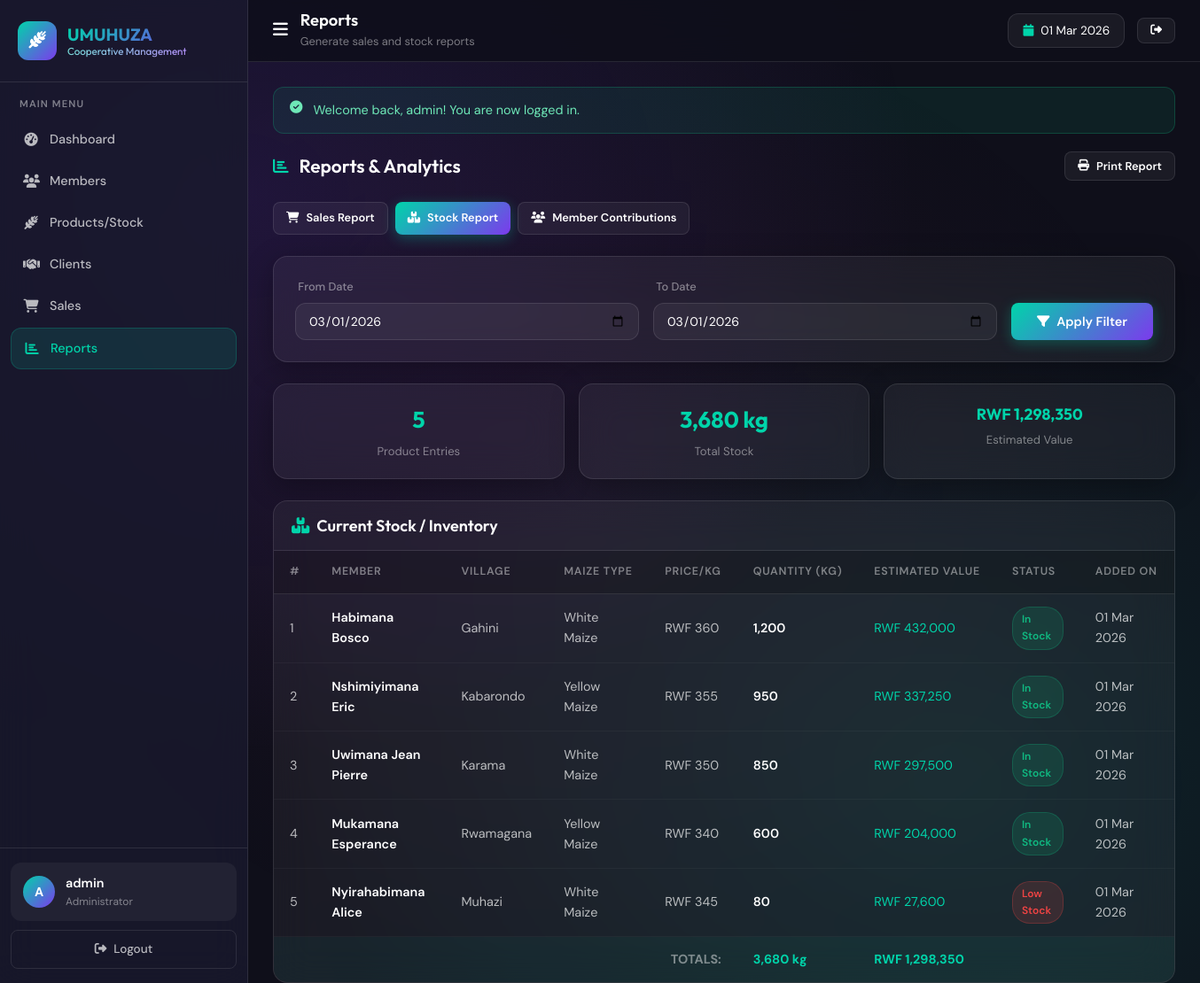
Page /reports.php?report=stock&date_from=2026-03-01&date_to=2026-03-01 (signed in) on the committed database.
### tables this page shows
CREATE TABLE IF NOT EXISTS products (
    id         INT PRIMARY KEY AUTO_INCREMENT,
    member_id  INT NOT NULL,
    quantity   DECIMAL(10,2) NOT NULL DEFAULT 0,    
    price      DECIMAL(10,2) NOT NULL,               
    type       VARCHAR(50) NOT NULL,                 
    created_at TIMESTAMP DEFAULT CURRENT_TIMESTAMP,
    FOREIGN KEY (member_id) REFERENCES members(id) ON DELETE CASCADE
);

CREATE TABLE IF NOT EXISTS members (
    id         INT PRIMARY KEY AUTO_INCREMENT,
    name       VARCHAR(100) NOT NULL,
    phone      VARCHAR(20) NOT NULL,
    village    VARCHAR(100) NOT NULL,
    join_date  DATE NOT NULL,
    created_at TIMESTAMP DEFAULT CURRENT_TIMESTAMP
);

### config.php (called while the page is built, shortened)
<?php
function clean($str) {
    return htmlspecialchars(trim($str), ENT_QUOTES, 'UTF-8');
}
function formatCurrency($amount) {
    return 'RWF ' . number_format($amount, 0, '.', ',');
}
function formatDate($date) {
    return date('d M Y', strtotime($date));
}

### reports.php (the view, shortened to what this page needs)
<?php
require_once 'config.php';
$db = getDB();
$report_type = $_GET['report'] ?? 'sales';
$date_from   = $_GET['date_from'] ?? date('Y-m-01');
$date_to     = $_GET['date_to']   ?? date('Y-m-d');
$sales_where = "WHERE s.sale_date BETWEEN ? AND ?";
$sales_params = [$date_from, $date_to];
$sales_data = $db->prepare("
    SELECT s.*, c.name as client_name, c.location as client_location,
           p.type as product_type, p.price as unit_price,
           m.name as member_name, m.village
    FROM sales s
    JOIN clients c ON s.client_id = c.id
    JOIN products p ON s.product_id = p.id
    JOIN members m ON p.member_id = m.id
    $sales_where
    ORDER BY s.sale_date DESC
");
$sales_data->execute($sales_params);
$sales_data = $sales_data->fetchAll();
$sales_summary = $db->prepare("
    SELECT COUNT(*) as count, COALESCE(SUM(s.total),0) as revenue, COALESCE(SUM(s.quantity),0) as qty
    FROM sales s JOIN products p ON s.product_id=p.id $sales_where
");
$sales_summary->execute($sales_params);
$sales_summary = $sales_summary->fetch();
$stock_data = $db->query("
    SELECT p.*, m.name as member_name, m.village,
           (p.quantity * p.price) as value
    FROM products p
    JOIN members m ON p.member_id = m.id
    ORDER BY p.quantity DESC
")->fetchAll();
$stock_totals = $db->query("
    SELECT COUNT(*) as count,
           COALESCE(SUM(quantity),0) as total_qty,
           COALESCE(SUM(quantity*price),0) as total_value
    FROM products
")->fetch();
include 'includes/header.php';
?>
<div class="section-header">
    <div class="section-title">
        <i class="fas fa-chart-bar"></i>
        <h2>Reports & Analytics</h2>
    </div>
    <div class="section-actions no-print">
        <button onclick="window.print()" class="btn btn-secondary btn-sm">
            <i class="fas fa-print"></i> Print Report
        </button>
    </div>
</div>
<div style="display:flex;gap:8px;margin-bottom:24px;" class="no-print">
    <a href="?report=sales&date_from=<?= $date_from ?>&date_to=<?= $date_to ?>"
       class="btn btn-sm <?= $report_type==='sales' ? 'btn-primary' : 'btn-secondary' ?>">
        <i class="fas fa-cart-shopping"></i> Sales Report
    </a>
    <a href="?report=stock&date_from=<?= $date_from ?>&date_to=<?= $date_to ?>"
       class="btn btn-sm <?= $report_type==='stock' ? 'btn-primary' : 'btn-secondary' ?>">
        <i class="fas fa-boxes-stacked"></i> Stock Report
    </a>
    <a href="?report=members&date_from=<?= $date_from ?>&date_to=<?= $date_to ?>"
       class="btn btn-sm <?= $report_type==='members' ? 'btn-primary' : 'btn-secondary' ?>">
        <i class="fas fa-users"></i> Member Contributions
    </a>
</div>
<div class="report-filter-card glass-card no-print">
    <form method="GET">
        <div class="filter-row">
            <div class="filter-group">
                <label><i class="fas fa-calendar-start"></i> From Date</label>
                <input type="date" name="date_from" value="<?= $date_from ?>">
            </div>
            <div class="filter-group">
                <label><i class="fas fa-calendar-end"></i> To Date</label>
                <input type="date" name="date_to" value="<?= $date_to ?>">
            </div>
            <div class="filter-group" style="flex:0;">
                <label>&nbsp;</label>
                <button type="submit" class="btn btn-primary" style="width:100%;white-space:nowrap;">
                    <i class="fas fa-filter"></i> Apply Filter
                </button>
            </div>
        </div>
    </form>
</div>
<?php if ($report_type === 'sales'): ?>
<div class="report-summary-grid">
    <div class="summary-stat glass-card">
        <div class="value"><?= number_format($sales_summary['count']) ?></div>
        <div class="label">Total Transactions</div>
    </div>
    <div class="summary-stat glass-card">
        <div class="value"><?= number_format($sales_summary['qty'],0) ?> kg</div>
        <div class="label">Total Quantity Sold</div>
    </div>
    <div class="summary-stat glass-card">
        <div class="value" style="font-size:1.2rem;"><?= formatCurrency($sales_summary['revenue']) ?></div>
        <div class="label">Total Revenue</div>
    </div>
</div>
<div class="table-container">
    <div style="padding:16px 20px;border-bottom:1px solid var(--glass-border);display:flex;align-items:center;justify-content:space-between;">
        <h3 style="display:flex;align-items:center;gap:8px;"><i class="fas fa-cart-shopping" style="color:var(--primary-accent)"></i> Sales Transactions</h3>
        <span style="font-size:0.82rem;color:var(--text-muted);"><?= date('d M Y', strtotime($date_from)) ?> — <?= date('d M Y', strtotime($date_to)) ?></span>
    </div>
    <table class="data-table">
        <thead>
            <tr>
                <th>#</th>
                <th>Client</th>
                <th>Location</th>
                <th>Product Type</th>
                <th>Member</th>
                <th>Qty (kg)</th>
                <th>Unit Price</th>
                <th>Total</th>
                <th>Date</th>
            </tr>
        </thead>
        <tbody>
            <?php if (!empty($sales_data)): ?>
            <?php foreach ($sales_data as $i => $s): ?>
            <tr>
                <td><?= $i + 1 ?></td>
                <td><strong><?= clean($s['client_name']) ?></strong></td>
                <td><?= clean($s['client_location']) ?></td>
                <td><span class="badge badge-info"><?= clean($s['product_type']) ?></span></td>
                <td><?= clean($s['member_name']) ?></td>
                <td><?= number_format($s['quantity'], 0) ?></td>
                <td><?= formatCurrency($s['unit_price']) ?></td>
                <td style="color:var(--primary-accent);font-weight:700;"><?= formatCurrency($s['total']) ?></td>
                <td><?= formatDate($s['sale_date']) ?></td>
            </tr>
            <?php endforeach; ?>
            <tr style="background:rgba(0,212,170,0.05);font-weight:700;">
                <td colspan="5" style="text-align:right;color:var(--text-muted);">TOTALS:</td>
                <td style="color:var(--primary-accent);"><?= number_format($sales_summary['qty'],0) ?> kg</td>
                <td>—</td>
                <td style="color:var(--primary-accent);"><?= formatCurrency($sales_summary['revenue']) ?></td>
                <td></td>
            </tr>
            <?php else: ?>
            <tr><td colspan="9" style="text-align:center;padding:40px;color:var(--text-muted);">No sales found for the selected period.</td></tr>
            <?php endif; ?>
        </tbody>
    </table>
</div>
<?php elseif ($report_type === 'stock'): ?>
<div class="report-summary-grid">
    <div class="summary-stat glass-card">
        <div class="value"><?= $stock_totals['count'] ?></div>
        <div class="label">Product Entries</div>
    </div>
    <div class="summary-stat glass-card">
        <div class="value"><?= number_format($stock_totals['total_qty'],0) ?> kg</div>
        <div class="label">Total Stock</div>
    </div>
    <div class="summary-stat glass-card">
        <div class="value" style="font-size:1.1rem;"><?= formatCurrency($stock_totals['total_value']) ?></div>
        <div class="label">Estimated Value</div>
    </div>
</div>
<div class="table-container">
    <div style="padding:16px 20px;border-bottom:1px solid var(--glass-border);">
        <h3 style="display:flex;align-items:center;gap:8px;"><i class="fas fa-boxes-stacked" style="color:var(--primary-accent)"></i> Current Stock / Inventory</h3>
    </div>
    <table class="data-table">
        <thead>
            <tr>
                <th>#</th>
                <th>Member</th>
                <th>Village</th>
                <th>Maize Type</th>
                <th>Price/kg</th>
                <th>Quantity (kg)</th>
                <th>Estimated Value</th>
                <th>Status</th>
                <th>Added On</th>
            </tr>
        </thead>
        <tbody>
            <?php if (!empty($stock_data)):
                $total_qty = 0; $total_val = 0;
                foreach ($stock_data as $i => $s):
                    $total_qty += $s['quantity'];
                    $total_val += $s['value'];
                    $status = $s['quantity'] <= 100 ? 'Low Stock' : ($s['quantity'] <= 500 ? 'Medium' : 'In Stock');
                    $badge  = $s['quantity'] <= 100 ? 'badge-danger' : ($s['quantity'] <= 500 ? 'badge-warning' : 'badge-success');
            ?>
            <tr>
                <td><?= $i + 1 ?></td>
                <td><strong><?= clean($s['member_name']) ?></strong></td>
                <td><?= clean($s['village']) ?></td>
                <td><?= clean($s['type']) ?></td>
                <td><?= formatCurrency($s['price']) ?></td>
                <td><strong><?= number_format($s['quantity'],0) ?></strong></td>
                <td style="color:var(--primary-accent);"><?= formatCurrency($s['value']) ?></td>
                <td><span class="badge <?= $badge ?>"><?= $status ?></span></td>
                <td><?= formatDate($s['created_at']) ?></td>
            </tr>
            <?php endforeach; ?>
            <tr style="background:rgba(0,212,170,0.05);font-weight:700;">
                <td colspan="5" style="text-align:right;color:var(--text-muted);">TOTALS:</td>
                <td style="color:var(--primary-accent);"><?= number_format($total_qty,0) ?> kg</td>
                <td style="color:var(--primary-accent);"><?= formatCurrency($total_val) ?></td>
                <td colspan="2"></td>
            </tr>
            <?php else: ?>
            <tr><td colspan="9" style="text-align:center;padding:40px;color:var(--text-muted);">No stock data available.</td></tr>
            <?php endif; ?>
        </tbody>
    </table>
</div>
<?php endif; ?>
<?php include 'includes/footer.php'; ?>

### rows in the picture
products: member.name "Habimana Bosco", member.village "Gahini", type "White Maize", price "RWF 360", quantity "1,200", value "RWF 432,000", quantity "In Stock", created_at "01 Mar 2026"
products: member.name "Nshimiyimana Eric", member.village "Kabarondo", type "Yellow Maize", price "RWF 355", quantity "950", value "RWF 337,250", quantity "In Stock", created_at "01 Mar 2026"
products: member.name "Uwimana Jean Pierre", member.village "Karama", type "White Maize", price "RWF 350", quantity "850", value "RWF 297,500", quantity "In Stock", created_at "01 Mar 2026"
products: member.name "Mukamana Esperance", member.village "Rwamagana", type "Yellow Maize", price "RWF 340", quantity "600", value "RWF 204,000", quantity "In Stock", created_at "01 Mar 2026"
products: member.name "Nyirahabimana Alice", member.village "Muhazi", type "White Maize", price "RWF 345", quantity "80", value "RWF 27,600", quantity "Low Stock", created_at "01 Mar 2026"

### other values in the picture
$item['label'] "Dashboard"
$item['label'] "Members"
$item['label'] "Products/Stock"
$item['label'] "Clients"
$item['label'] "Sales"
$item['label'] "Reports"
$initials "A"
$username "admin"
$pt['title'] "Reports"
$pt['subtitle'] "Generate sales and stock reports"
$flash['message'] "Welcome back, admin! You are now logged in."
$stock_totals['count'] "5"
$stock_totals['total_qty'] "3,680"
formatCurrency($stock_totals['total_value']) "RWF 1,298,350"
$total_qty "3,680"
